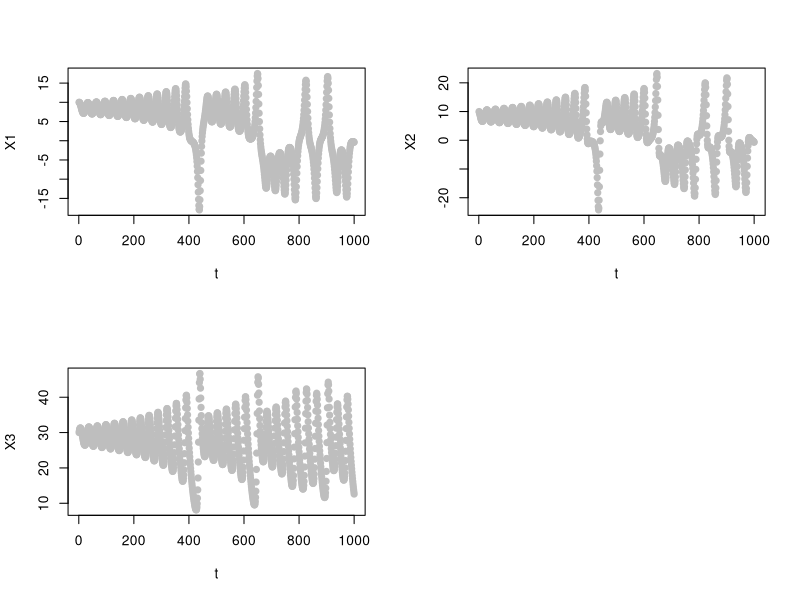
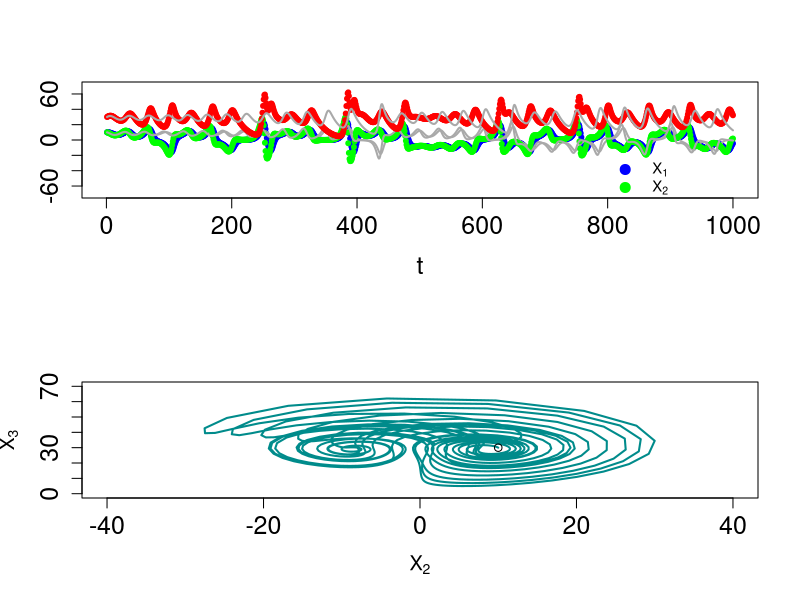

R code for these plots, in order:


rm(list = ls())


######################################################################################################################################
##### time, initState and truePars 

t = seq(1,1000,1)

state3 = c(
		X1 = 10,		
		X2 = 10,
		X3 = 30	
		) 

Pars3 = c()

# equations
equa1 = expression(.2 * (X2 - X1))
equa2 = expression(.6 * X1 - 0.02 * X2 - 0.02 * X1 * X3)
equa3 = expression(.02 * X1 * X2 - 0.05 * X3)

##### time, initState and truePars
######################################################################################################################################



######################################################################################################################################
##### system of dif. eq.

#install.packages("deSolve")
library(deSolve)

Equations2 <- function(t, x, pars) 
        { 
        ### returns rate of change
        # t = model's time structure
        # initState = model initial state
        # pars = model parameters 

        with(as.list(c(x, pars)), 
            {
		# saturation should be like this but for each flux
		eq1 = eval(equa1)
		eq2 = eval(equa2)
		eq3 = eval(equa3)

		dX1 = eq1
		dX2 = eq2
		dX3 = eq3

            return(list(c(dX1,dX2,dX3),count=c(eq1,eq2,eq3)))
            })
        }

##### system of dif. eq.
######################################################################################################################################



######################################################################################################################################
##### ode 

ode_output3 = ode(times = t, y = state3, parms = Pars3, func = Equations2)
# tail(out) # edit(edit) # View(out)

par(mfrow=c(2,2))
for (i in 1:3)
	{
	plot(ode_output3[,1],ode_output3[,i+1],pch=20,col='grey',lwd=3,xlab='t',ylab=colnames(ode_output3)[i+1])
	}
# legend(60,1.0,legend = c('true model'),pch = c(20),col = c('grey'),bty = "n")	# ,lty = c(0,1)

##### ode
######################################################################################################################################



######################################################################################################################################
##### discrete 

d_output3 = c(t=min(t),state3)
for ( i in seq(min(t)+(t[2]-t[1]),max(t),t[2]-t[1]) )
	{
	if ( is.null(dim(d_output3))==TRUE )
		{
		X1 = d_output3[2]
		X2 = d_output3[3]
		X3 = d_output3[4]
		} else 
		{
		X1 = d_output3[dim(d_output3)[1],2]
		X2 = d_output3[dim(d_output3)[1],3]
		X3 = d_output3[dim(d_output3)[1],4]
		}

	Xs = with(as.list(c(c(X1,X2,X3), Pars3)), 
            {
		
		X1_temp = eval(equa1) * (t[2]-t[1]) + X1
		X2_temp = eval(equa2) * (t[2]-t[1]) + X2
		X3_temp = eval(equa3) * (t[2]-t[1]) + X3

            return(list(c(X1_temp,X2_temp,X3_temp)))
            })

	d_output3 = rbind(d_output3,c(t=i,X1=Xs[[1]][1],X2=Xs[[1]][2],X3=Xs[[1]][3]))
	}

# setwd('C:\\Users\\doliv\\OneDrive\\2_2019_America\\2021\\20211105_Eberhard_discrete_BST\\pictures')
# tiff("Fig_chaos.tiff", height = 20, width = 20, units = 'cm',compression = "lzw", res = 300)
par(mfrow=c(2,1))
plot(d_output3[,1],d_output3[,2],pch=20,col = "blue",xlab='t',ylab='',ylim=c(-70,70),cex.lab=1.5,cex.axis=1.5)
lines(ode_output3[,1],ode_output3[,2],col='darkgrey',lwd=2)
points(d_output3[,1],d_output3[,3],pch=20,col = "green")
lines(ode_output3[,1],ode_output3[,3],col='darkgrey',lwd=2)
points(d_output3[,1],d_output3[,4],pch=20,col = "red")
lines(ode_output3[,1],ode_output3[,4],col='darkgrey',lwd=2)
legend(800,-15,legend=c(expression('X'[1]),expression('X'[2]),expression('X'[3]),'ODEs'),pch=c(20,20,20,NA),pt.cex = c(2,2,2,NA),lty=c(NA,NA,NA,1),lwd=c(NA,NA,NA,2),col=c('blue','green','red','darkgrey'),bty="n",cex=.9)

plot(d_output3[,3],d_output3[,4],type='l',col='darkcyan',lwd=2,xlim=c(-40,40),ylim=c(0,70),xlab = expression('X'[2]),ylab = expression('X'[3]),cex.lab=1.2,cex.axis=1.5)
points(d_output3[1,3],d_output3[1,4])
# dev.off()

##### discrete 
######################################################################################################################################
